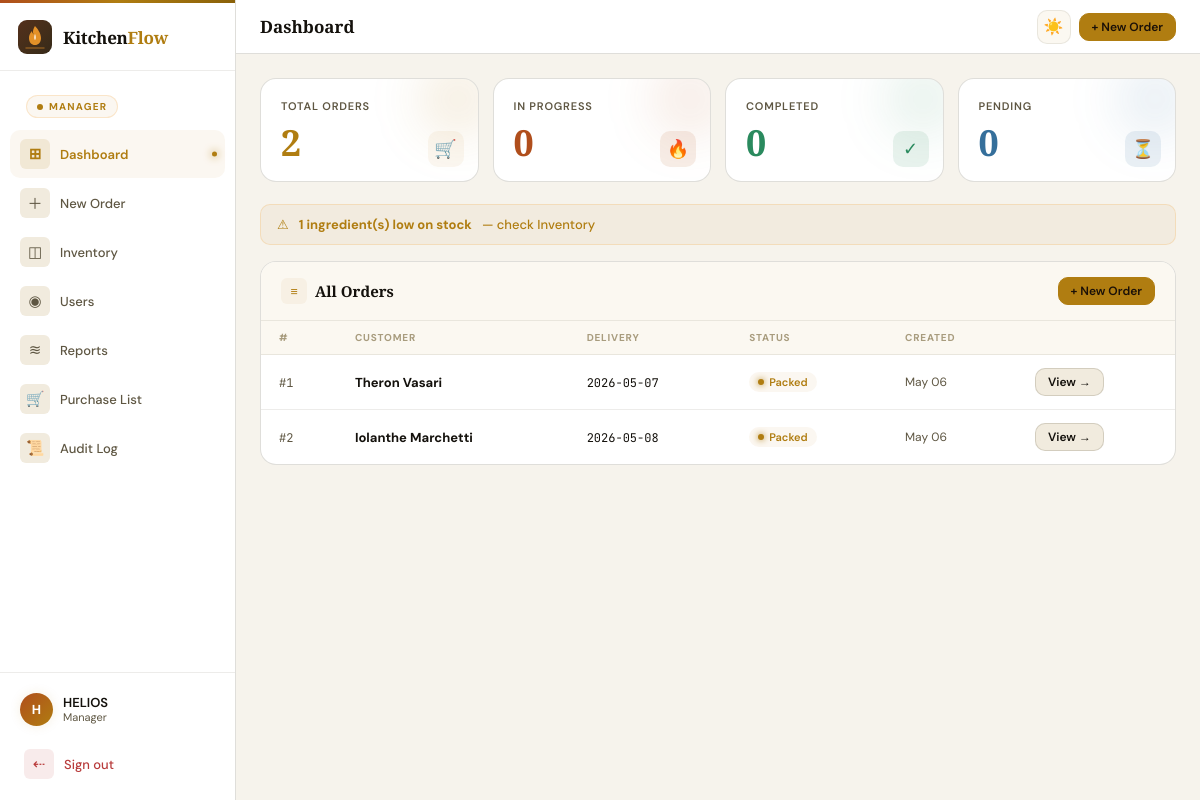
/manager/dashboard (signed in), run on the app's committed database.
### models.py (models this page shows, shortened)
class User(UserMixin, db.Model):
    __tablename__ = "users"
    id = db.Column(db.Integer, primary_key=True)
    username = db.Column(db.String(80), unique=True, nullable=False)
    password_hash = db.Column(db.String(200), nullable=False)
    role = db.Column(db.String(30), nullable=False)  # manager/chef/packer/quality
    name = db.Column(db.String(120), nullable=False)

class Order(db.Model):
    __tablename__ = "orders"
    id = db.Column(db.Integer, primary_key=True)
    customer_name = db.Column(db.String(120), nullable=False)
    delivery_date = db.Column(db.Date, nullable=False)
    status = db.Column(db.String(30), default="Pending")
    created_at = db.Column(db.DateTime, default=datetime.utcnow)
    order_items = db.relationship("OrderItem", backref="order", lazy=True,
                                  cascade="all, delete-orphan")

### manager/routes.py (the view)
@manager_bp.route("/dashboard")
@login_required
@manager_required
def dashboard():
    orders = Order.query.order_by(Order.created_at.desc()).all()
    total_orders = len(orders)
    in_progress = sum(1 for o in orders if o.status == "In Progress")
    completed = sum(1 for o in orders if o.status in ("Approved", "Completed"))
    pending = sum(1 for o in orders if o.status == "Pending")
    low_stock = Ingredient.query.filter(Ingredient.stock < Ingredient.min_stock).all()
    return render_template("manager/dashboard.html",
                           orders=orders, total_orders=total_orders,
                           in_progress=in_progress, completed=completed,
                           pending=pending, low_stock=low_stock)

### extensions.py (called while the page is built)
@login_manager.user_loader
def load_user(user_id):
    from models import User
    return db.session.get(User, int(user_id))

### manager/routes.py (called while the page is built)
def manager_required(f):
    @wraps(f)
    def decorated(*args, **kwargs):
        if not current_user.is_authenticated or current_user.role != "manager":
            flash("Access denied.", "danger")
            return redirect(url_for("auth.login"))
        return f(*args, **kwargs)
    return decorated

### templates/manager/dashboard.html (shortened to what this page needs)
{% extends "base.html" %}
{% block topbar_title %}Dashboard{% endblock %}
{% block topbar_actions %}<a href="/manager/orders/new" class="btn btn-primary btn-sm">+ New Order</a>{% endblock %}
{% block sidebar %}
  <a href="/manager/dashboard" class="nav-item active"><div class="nav-icon">⊞</div>Dashboard</a>
  <a href="/manager/orders/new" class="nav-item"><div class="nav-icon">＋</div>New Order</a>
  <a href="/manager/inventory" class="nav-item"><div class="nav-icon">◫</div>Inventory</a>
  <a href="/manager/users" class="nav-item"><div class="nav-icon">◉</div>Users</a>
  <a href="/manager/report" class="nav-item"><div class="nav-icon">≋</div>Reports</a>
  <a href="/manager/purchase-list" class="nav-item"><div class="nav-icon">🛒</div>Purchase List</a>
  <a href="/manager/audit" class="nav-item"><div class="nav-icon">📜</div>Audit Log</a>
{% endblock %}
{% block content %}
<div class="kpi-grid">
  <div class="kpi kpi-amber">
    <div class="kpi-label">Total Orders</div>
    <div class="kpi-value">{{ total_orders }}</div>
    <div class="kpi-icon">🛒</div>
  </div>
  <div class="kpi kpi-ember">
    <div class="kpi-label">In Progress</div>
    <div class="kpi-value">{{ in_progress }}</div>
    <div class="kpi-icon">🔥</div>
  </div>
  <div class="kpi kpi-green">
    <div class="kpi-label">Completed</div>
    <div class="kpi-value">{{ completed }}</div>
    <div class="kpi-icon">✓</div>
  </div>
  <div class="kpi kpi-blue">
    <div class="kpi-label">Pending</div>
    <div class="kpi-value">{{ pending }}</div>
    <div class="kpi-icon">⏳</div>
  </div>
</div>
{% if low_stock %}
<div class="flash flash-warning mb-4">⚠ <strong>{{ low_stock|length }} ingredient(s) low on stock</strong> — check Inventory</div>
{% endif %}
<div class="card">
  <div class="card-header">
    <div class="card-title"><div class="ct-icon">≡</div>All Orders</div>
    <a href="/manager/orders/new" class="btn btn-primary btn-sm">+ New Order</a>
  </div>
  <div class="table-wrap">
    {% if orders %}
    <table>
      <thead><tr><th>#</th><th>Customer</th><th>Delivery</th><th>Status</th><th>Created</th><th></th></tr></thead>
      <tbody>
        {% for o in orders %}
        <tr>
          <td><span class="order-id">#{{ o.id }}</span></td>
          <td><strong>{{ o.customer_name }}</strong></td>
          <td><span class="font-mono text-sm">{{ o.delivery_date }}</span></td>
          <td>
            {% if o.status=="In Progress" %}<span class="badge b-ember"><span class="badge-dot"></span>In Progress</span>
            {% elif o.status=="Pending" %}<span class="badge b-gray"><span class="badge-dot"></span>Pending</span>
            {% elif o.status in ["Approved","Completed"] %}<span class="badge b-green"><span class="badge-dot"></span>{{ o.status }}</span>
            {% elif o.status=="Ready for Packing" %}<span class="badge b-blue"><span class="badge-dot"></span>Ready to Pack</span>
            {% elif o.status=="Packed" %}<span class="badge b-amber"><span class="badge-dot"></span>Packed</span>
            {% else %}<span class="badge b-gray"><span class="badge-dot"></span>{{ o.status }}</span>{% endif %}
          </td>
          <td class="text-sm text-muted">{{ o.created_at.strftime("%b %d") }}</td>
          <td><a href="/manager/orders/{{ o.id }}" class="btn btn-ghost btn-sm">View →</a></td>
        </tr>
        {% endfor %}
      </tbody>
    </table>
    {% else %}
    <div class="empty"><div class="empty-icon">📋</div><h3>No orders yet</h3><p>Create your first order to get started</p></div>
    {% endif %}
  </div>
</div>
{% endblock %}

### templates/base.html (shortened to what this page needs)
<!DOCTYPE html>
<html lang="en" data-theme="dark">
<head>
</head>
<body>
<div class="app">
  <aside class="sidebar">
    <div class="sidebar-logo">
      <div class="logo-name">Kitchen<span>Flow</span></div>
    </div>
    {% if current_user.is_authenticated %}
    <div style="padding:10px 12px 2px">
      <div class="role-pill">{{ current_user.role }}</div>
    </div>
    {% endif %}
    <nav class="nav">{% block sidebar %}{% endblock %}</nav>
    {% if current_user.is_authenticated %}
    <div class="sidebar-footer">
      <div class="user-row">
        <div class="avatar">{{ current_user.username[0]|upper }}</div>
        <div>
          <div class="user-name">{{ current_user.username }}</div>
          <div class="user-role">{{ current_user.role|title }}</div>
        </div>
      </div>
      <div style="margin-top:6px">
        <form method="post" action="/auth/logout" style="margin:0">
          <button type="submit" class="nav-item nav-item-danger" style="margin-bottom:0;width:100%;text-align:left;cursor:pointer">
            <div class="nav-icon">⇠</div> Sign out
          </button>
        </form>
      </div>
    </div>
    {% endif %}
  </aside>
  <header class="topbar">
    <div class="page-title">{% block topbar_title %}{% endblock %}</div>
    <div class="topbar-right">
      <button class="icon-btn" data-theme-toggle title="Toggle light/dark">
        <span id="theme-icon">🌙</span>
      </button>
      {% block topbar_actions %}{% endblock %}
    </div>
  </header>
  <main class="main">
    {% block content %}{% endblock %}
  </main>
</div>
</body>
</html>

### data on the page
User: role "MANAGER", username "H", username "HELIOS", role "Manager"
Order: id "1", customer_name "Theron Vasari", delivery_date "2026-05-07", status "Packed" (drawn), created_at "May 06"
Order: id "2", customer_name "Iolanthe Marchetti", delivery_date "2026-05-08", status "Packed" (drawn), created_at "May 06"

### other printed values
{{ total_orders }} "2"
{{ in_progress }} "0"
{{ completed }} "0"
{{ pending }} "0"
{{ low_stock|length }} "1"
